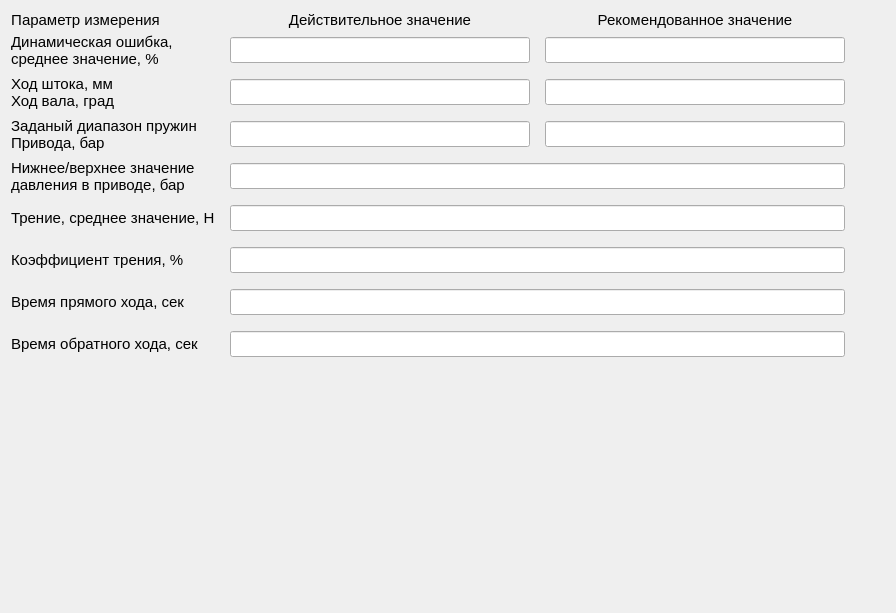
          <widget class="QWidget" name="tab_reportGenerationGeneral_resultsTable">
           <attribute name="title">
            <string>Результат диагностики</string>
           </attribute>
           <layout class="QVBoxLayout" name="verticalLayout_52">
            <item>
             <layout class="QGridLayout" name="gridLayout_resultsTable" rowstretch="0,0,0,0,0,0,0,0,0">
              <property name="sizeConstraint">
               <enum>QLayout::SizeConstraint::SetDefaultConstraint</enum>
              </property>
              <property name="leftMargin">
               <number>0</number>
              </property>
              <property name="topMargin">
               <number>0</number>
              </property>
              <property name="rightMargin">
               <number>0</number>
              </property>
              <property name="bottomMargin">
               <number>0</number>
              </property>
              <property name="horizontalSpacing">
               <number>15</number>
              </property>
              <property name="verticalSpacing">
               <number>0</number>
              </property>
              <item row="0" column="1">
               <widget class="QLabel" name="label_resultsTable_titleValidValue">
                <property name="sizePolicy">
                 <sizepolicy hsizetype="Maximum" vsizetype="Fixed">
                  <horstretch>0</horstretch>
                  <verstretch>0</verstretch>
                 </sizepolicy>
                </property>
                <property name="minimumSize">
                 <size>
                  <width>300</width>
                  <height>0</height>
                 </size>
                </property>
                <property name="font">
                 <font>
                  <family>Segoe UI</family>
                  <pointsize>11</pointsize>
                  <stylestrategy>PreferDefault</stylestrategy>
                 </font>
                </property>
                <property name="lineWidth">
                 <number>1</number>
                </property>
                <property name="text">
                 <string>Действительное значение</string>
                </property>
                <property name="alignment">
                 <set>Qt::AlignmentFlag::AlignCenter</set>
                </property>
               </widget>
              </item>
              <item row="8" column="0">
               <widget class="QLabel" name="label_resultsTable_strokeTest_backwardTime">
                <property name="sizePolicy">
                 <sizepolicy hsizetype="Preferred" vsizetype="Preferred">
                  <horstretch>0</horstretch>
                  <verstretch>0</verstretch>
                 </sizepolicy>
                </property>
                <property name="minimumSize">
                 <size>
                  <width>0</width>
                  <height>42</height>
                 </size>
                </property>
                <property name="font">
                 <font>
                  <family>Segoe UI</family>
                  <pointsize>11</pointsize>
                 </font>
                </property>
                <property name="text">
                 <string>Время обратного хода, сек</string>
                </property>
               </widget>
              </item>
              <item row="1" column="2">
               <widget class="QLineEdit" name="lineEdit_resultsTable_dynamicErrorRecomend">
                <property name="sizePolicy">
                 <sizepolicy hsizetype="Preferred" vsizetype="Fixed">
                  <horstretch>0</horstretch>
                  <verstretch>0</verstretch>
                 </sizepolicy>
                </property>
                <property name="font">
                 <font>
                  <family>Segoe UI</family>
                  <pointsize>11</pointsize>
                 </font>
                </property>
                <property name="focusPolicy">
                 <enum>Qt::FocusPolicy::StrongFocus</enum>
                </property>
                <property name="readOnly">
                 <bool>false</bool>
                </property>
               </widget>
              </item>
              <item row="5" column="1" colspan="2">
               <widget class="QLineEdit" name="lineEdit_resultsTable_frictionForceValue">
                <property name="sizePolicy">
                 <sizepolicy hsizetype="Preferred" vsizetype="Fixed">
                  <horstretch>0</horstretch>
                  <verstretch>0</verstretch>
                 </sizepolicy>
                </property>
                <property name="font">
                 <font>
                  <family>Segoe UI</family>
                  <pointsize>11</pointsize>
                 </font>
                </property>
                <property name="focusPolicy">
                 <enum>Qt::FocusPolicy::StrongFocus</enum>
                </property>
                <property name="readOnly">
                 <bool>false</bool>
                </property>
               </widget>
              </item>
              <item row="2" column="2">
               <widget class="QLineEdit" name="lineEdit_resultsTable_strokeRecomend">
                <property name="sizePolicy">
                 <sizepolicy hsizetype="Preferred" vsizetype="Fixed">
                  <horstretch>0</horstretch>
                  <verstretch>0</verstretch>
                 </sizepolicy>
                </property>
                <property name="font">
                 <font>
                  <family>Segoe UI</family>
                  <pointsize>11</pointsize>
                 </font>
                </property>
                <property name="focusPolicy">
                 <enum>Qt::FocusPolicy::StrongFocus</enum>
                </property>
                <property name="readOnly">
                 <bool>false</bool>
                </property>
               </widget>
              </item>
              <item row="1" column="0">
               <widget class="QLabel" name="label_resultsTable_dinamicReal">
                <property name="sizePolicy">
                 <sizepolicy hsizetype="Preferred" vsizetype="Preferred">
                  <horstretch>0</horstretch>
                  <verstretch>0</verstretch>
                 </sizepolicy>
                </property>
                <property name="minimumSize">
                 <size>
                  <width>0</width>
                  <height>42</height>
                 </size>
                </property>
                <property name="font">
                 <font>
                  <family>Segoe UI</family>
                  <pointsize>11</pointsize>
                  <stylestrategy>PreferDefault</stylestrategy>
                 </font>
                </property>
                <property name="text">
                 <string>Динамическая ошибка,
среднее значение, %</string>
                </property>
               </widget>
              </item>
              <item row="3" column="0">
               <widget class="QLabel" name="label_resultsTable_rangeSpring">
                <property name="sizePolicy">
                 <sizepolicy hsizetype="Preferred" vsizetype="Preferred">
                  <horstretch>0</horstretch>
                  <verstretch>0</verstretch>
                 </sizepolicy>
                </property>
                <property name="minimumSize">
                 <size>
                  <width>0</width>
                  <height>42</height>
                 </size>
                </property>
                <property name="font">
                 <font>
                  <family>Segoe UI</family>
                  <pointsize>11</pointsize>
                  <stylestrategy>PreferDefault</stylestrategy>
                 </font>
                </property>
                <property name="text">
                 <string>Заданый диапазон пружин
Привода, бар</string>
                </property>
               </widget>
              </item>
              <item row="7" column="0">
               <widget class="QLabel" name="label_resultsTable_strokeTest_forwardTime">
                <property name="sizePolicy">
                 <sizepolicy hsizetype="Preferred" vsizetype="Preferred">
                  <horstretch>0</horstretch>
                  <verstretch>0</verstretch>
                 </sizepolicy>
                </property>
                <property name="minimumSize">
                 <size>
                  <width>0</width>
                  <height>42</height>
                 </size>
                </property>
                <property name="font">
                 <font>
                  <family>Segoe UI</family>
                  <pointsize>11</pointsize>
                 </font>
                </property>
                <property name="text">
                 <string>Время прямого хода, сек</string>
                </property>
               </widget>
              </item>
              <item row="1" column="1">
               <widget class="QLineEdit" name="lineEdit_resultsTable_dynamicErrorReal">
                <property name="sizePolicy">
                 <sizepolicy hsizetype="Preferred" vsizetype="Fixed">
                  <horstretch>0</horstretch>
                  <verstretch>0</verstretch>
                 </sizepolicy>
                </property>
                <property name="font">
                 <font>
                  <family>Segoe UI</family>
                  <pointsize>11</pointsize>
                 </font>
                </property>
                <property name="focusPolicy">
                 <enum>Qt::FocusPolicy::StrongFocus</enum>
                </property>
                <property name="readOnly">
                 <bool>false</bool>
                </property>
               </widget>
              </item>
              <item row="6" column="1" colspan="2">
               <widget class="QLineEdit" name="lineEdit_resultsTable_frictionPercentValue">
                <property name="sizePolicy">
                 <sizepolicy hsizetype="Preferred" vsizetype="Fixed">
                  <horstretch>0</horstretch>
                  <verstretch>0</verstretch>
                 </sizepolicy>
                </property>
                <property name="font">
                 <font>
                  <family>Segoe UI</family>
                  <pointsize>11</pointsize>
                 </font>
                </property>
                <property name="focusPolicy">
                 <enum>Qt::FocusPolicy::StrongFocus</enum>
                </property>
                <property name="readOnly">
                 <bool>false</bool>
                </property>
               </widget>
              </item>
              <item row="3" column="1">
               <widget class="QLineEdit" name="lineEdit_resultsTable_driveRangeReal">
                <property name="sizePolicy">
                 <sizepolicy hsizetype="Preferred" vsizetype="Fixed">
                  <horstretch>0</horstretch>
                  <verstretch>0</verstretch>
                 </sizepolicy>
                </property>
                <property name="font">
                 <font>
                  <family>Segoe UI</family>
                  <pointsize>11</pointsize>
                 </font>
                </property>
                <property name="focusPolicy">
                 <enum>Qt::FocusPolicy::StrongFocus</enum>
                </property>
                <property name="readOnly">
                 <bool>false</bool>
                </property>
               </widget>
              </item>
              <item row="4" column="0">
               <widget class="QLabel" name="label_resultsTable_rangePressure">
                <property name="sizePolicy">
                 <sizepolicy hsizetype="Preferred" vsizetype="Preferred">
                  <horstretch>0</horstretch>
                  <verstretch>0</verstretch>
                 </sizepolicy>
                </property>
                <property name="minimumSize">
                 <size>
                  <width>0</width>
                  <height>42</height>
                 </size>
                </property>
                <property name="font">
                 <font>
                  <family>Segoe UI</family>
                  <pointsize>11</pointsize>
                  <stylestrategy>PreferDefault</stylestrategy>
                 </font>
                </property>
                <property name="text">
                 <string>Нижнее/верхнее значение
давления в приводе, бар</string>
                </property>
               </widget>
              </item>
              <item row="0" column="0">
               <widget class="QLabel" name="label_resultsTable_titileMeasurementParameter">
                <property name="sizePolicy">
                 <sizepolicy hsizetype="Maximum" vsizetype="Maximum">
                  <horstretch>0</horstretch>
                  <verstretch>0</verstretch>
                 </sizepolicy>
                </property>
                <property name="font">
                 <font>
                  <family>Segoe UI</family>
                  <pointsize>11</pointsize>
                  <stylestrategy>PreferDefault</stylestrategy>
                 </font>
                </property>
                <property name="lineWidth">
                 <number>1</number>
                </property>
                <property name="text">
                 <string>Параметр измерения</string>
                </property>
                <property name="alignment">
                 <set>Qt::AlignmentFlag::AlignCenter</set>
                </property>
               </widget>
              </item>
              <item row="4" column="1" colspan="2">
               <widget class="QLineEdit" name="lineEdit_resultsTable_rangePressure">
                <property name="sizePolicy">
                 <sizepolicy hsizetype="Preferred" vsizetype="Fixed">
                  <horstretch>0</horstretch>
                  <verstretch>0</verstretch>
                 </sizepolicy>
                </property>
                <property name="font">
                 <font>
                  <family>Segoe UI</family>
                  <pointsize>11</pointsize>
                 </font>
                </property>
                <property name="focusPolicy">
                 <enum>Qt::FocusPolicy::StrongFocus</enum>
                </property>
                <property name="readOnly">
                 <bool>false</bool>
                </property>
               </widget>
              </item>
              <item row="0" column="2">
               <widget class="QLabel" name="label_resultsTable_titleRecommendedValue">
                <property name="sizePolicy">
                 <sizepolicy hsizetype="Maximum" vsizetype="Preferred">
                  <horstretch>0</horstretch>
                  <verstretch>0</verstretch>
                 </sizepolicy>
                </property>
                <property name="minimumSize">
                 <size>
                  <width>300</width>
                  <height>0</height>
                 </size>
                </property>
                <property name="font">
                 <font>
                  <family>Segoe UI</family>
                  <pointsize>11</pointsize>
                  <stylestrategy>PreferDefault</stylestrategy>
                 </font>
                </property>
                <property name="lineWidth">
                 <number>1</number>
                </property>
                <property name="text">
                 <string>Рекомендованное значение</string>
                </property>
                <property name="alignment">
                 <set>Qt::AlignmentFlag::AlignCenter</set>
                </property>
               </widget>
              </item>
              <item row="2" column="1">
               <widget class="QLineEdit" name="lineEdit_resultsTable_strokeReal">
                <property name="sizePolicy">
                 <sizepolicy hsizetype="Preferred" vsizetype="Fixed">
                  <horstretch>0</horstretch>
                  <verstretch>0</verstretch>
                 </sizepolicy>
                </property>
                <property name="font">
                 <font>
                  <family>Segoe UI</family>
                  <pointsize>11</pointsize>
                 </font>
                </property>
                <property name="focusPolicy">
                 <enum>Qt::FocusPolicy::StrongFocus</enum>
                </property>
                <property name="readOnly">
                 <bool>false</bool>
                </property>
               </widget>
              </item>
              <item row="5" column="0">
               <widget class="QLabel" name="label_resultsTable_friction">
                <property name="sizePolicy">
                 <sizepolicy hsizetype="Preferred" vsizetype="Preferred">
                  <horstretch>0</horstretch>
                  <verstretch>0</verstretch>
                 </sizepolicy>
                </property>
                <property name="minimumSize">
                 <size>
                  <width>0</width>
                  <height>42</height>
                 </size>
                </property>
                <property name="font">
                 <font>
                  <family>Segoe UI</family>
                  <pointsize>11</pointsize>
                  <stylestrategy>PreferDefault</stylestrategy>
                 </font>
                </property>
                <property name="frameShape">
                 <enum>QFrame::Shape::NoFrame</enum>
                </property>
                <property name="frameShadow">
                 <enum>QFrame::Shadow::Plain</enum>
                </property>
                <property name="lineWidth">
                 <number>2</number>
                </property>
                <property name="text">
                 <string>Трение, среднее значение, Н</string>
                </property>
               </widget>
              </item>
              <item row="7" column="1" colspan="2">
               <widget class="QLineEdit" name="lineEdit_resultsTable_strokeTest_forwardTime">
                <property name="sizePolicy">
                 <sizepolicy hsizetype="Preferred" vsizetype="Fixed">
                  <horstretch>0</horstretch>
                  <verstretch>0</verstretch>
                 </sizepolicy>
                </property>
                <property name="font">
                 <font>
                  <family>Segoe UI</family>
                  <pointsize>11</pointsize>
                 </font>
                </property>
                <property name="focusPolicy">
                 <enum>Qt::FocusPolicy::StrongFocus</enum>
                </property>
                <property name="readOnly">
                 <bool>false</bool>
                </property>
               </widget>
              </item>
              <item row="2" column="0">
               <widget class="QLabel" name="label_resultsTable_strokeReal_strokeRecomend">
                <property name="sizePolicy">
                 <sizepolicy hsizetype="Preferred" vsizetype="Preferred">
                  <horstretch>0</horstretch>
                  <verstretch>0</verstretch>
                 </sizepolicy>
                </property>
                <property name="minimumSize">
                 <size>
                  <width>0</width>
                  <height>42</height>
                 </size>
                </property>
                <property name="font">
                 <font>
                  <family>Segoe UI</family>
                  <pointsize>11</pointsize>
                  <stylestrategy>PreferDefault</stylestrategy>
                 </font>
                </property>
                <property name="text">
                 <string>Ход штока, мм
Ход вала, град</string>
                </property>
               </widget>
              </item>
              <item row="3" column="2">
               <widget class="QLineEdit" name="lineEdit_resultsTable_driveRangeRecomend">
                <property name="sizePolicy">
                 <sizepolicy hsizetype="Preferred" vsizetype="Fixed">
                  <horstretch>0</horstretch>
                  <verstretch>0</verstretch>
                 </sizepolicy>
                </property>
                <property name="font">
                 <font>
                  <family>Segoe UI</family>
                  <pointsize>11</pointsize>
                 </font>
                </property>
                <property name="focusPolicy">
                 <enum>Qt::FocusPolicy::StrongFocus</enum>
                </property>
                <property name="readOnly">
                 <bool>false</bool>
                </property>
               </widget>
              </item>
              <item row="8" column="1" colspan="2">
               <widget class="QLineEdit" name="lineEdit_resultsTable_strokeTest_backwardTime">
                <property name="sizePolicy">
                 <sizepolicy hsizetype="Preferred" vsizetype="Fixed">
                  <horstretch>0</horstretch>
                  <verstretch>0</verstretch>
                 </sizepolicy>
                </property>
                <property name="font">
                 <font>
                  <family>Segoe UI</family>
                  <pointsize>11</pointsize>
                 </font>
                </property>
                <property name="focusPolicy">
                 <enum>Qt::FocusPolicy::StrongFocus</enum>
                </property>
                <property name="readOnly">
                 <bool>false</bool>
                </property>
               </widget>
              </item>
              <item row="6" column="0">
               <widget class="QLabel" name="label_resultsTable_frictionPercent">
                <property name="sizePolicy">
                 <sizepolicy hsizetype="Preferred" vsizetype="Preferred">
                  <horstretch>0</horstretch>
                  <verstretch>0</verstretch>
                 </sizepolicy>
                </property>
                <property name="minimumSize">
                 <size>
                  <width>0</width>
                  <height>42</height>
                 </size>
                </property>
                <property name="font">
                 <font>
                  <family>Segoe UI</family>
                  <pointsize>11</pointsize>
                  <stylestrategy>PreferDefault</stylestrategy>
                 </font>
                </property>
                <property name="text">
                 <string>Коэффициент трения, %</string>
                </property>
               </widget>
              </item>
              <item row="0" column="3" rowspan="9">
               <spacer name="horizontalSpacer_resultsTable">
                <property name="sizePolicy">
                 <sizepolicy hsizetype="Expanding" vsizetype="Minimum">
                  <horstretch>0</horstretch>
                  <verstretch>0</verstretch>
                 </sizepolicy>
                </property>
                <property name="font">
                 <font>
                  <family>Roboto</family>
                  <pointsize>10</pointsize>
                  <stylestrategy>PreferDefault</stylestrategy>
                 </font>
                </property>
                <property name="orientation">
                 <enum>Qt::Orientation::Horizontal</enum>
                </property>
                <property name="sizeType">
                 <enum>QSizePolicy::Policy::Expanding</enum>
                </property>
                <property name="sizeHint" stdset="0">
                 <size>
                  <width>40</width>
                  <height>20</height>
                 </size>
                </property>
               </spacer>
              </item>
             </layout>
            </item>
            <item>
             <spacer name="verticalSpacer_14">
              <property name="orientation">
               <enum>Qt::Orientation::Vertical</enum>
              </property>
              <property name="sizeHint" stdset="0">
               <size>
                <width>20</width>
                <height>237</height>
               </size>
              </property>
             </spacer>
            </item>
           </layout>
          </widget>
